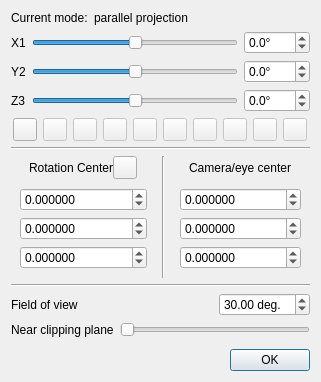
<?xml version="1.0" encoding="UTF-8"?>
<ui version="4.0">
 <class>CameraParamDlg</class>
 <widget class="QDialog" name="CameraParamDlg">
  <property name="geometry">
   <rect>
    <x>0</x>
    <y>0</y>
    <width>321</width>
    <height>382</height>
   </rect>
  </property>
  <property name="windowTitle">
   <string>Camera parameters</string>
  </property>
  <layout class="QVBoxLayout" name="verticalLayout_3">
   <item>
    <layout class="QHBoxLayout" name="horizontalLayout_4">
     <item>
      <widget class="QLabel" name="label_4">
       <property name="text">
        <string>Current mode:</string>
       </property>
      </widget>
     </item>
     <item>
      <widget class="QLabel" name="currentModeLabel">
       <property name="sizePolicy">
        <sizepolicy hsizetype="Expanding" vsizetype="Preferred">
         <horstretch>0</horstretch>
         <verstretch>0</verstretch>
        </sizepolicy>
       </property>
       <property name="text">
        <string>parallel projection</string>
       </property>
      </widget>
     </item>
    </layout>
   </item>
   <item>
    <widget class="QFrame" name="anglesFrame">
     <layout class="QGridLayout" name="gridLayout">
      <property name="leftMargin">
       <number>0</number>
      </property>
      <property name="topMargin">
       <number>0</number>
      </property>
      <property name="rightMargin">
       <number>0</number>
      </property>
      <property name="bottomMargin">
       <number>0</number>
      </property>
      <item row="0" column="1">
       <widget class="QSlider" name="psiSlider">
        <property name="minimumSize">
         <size>
          <width>120</width>
          <height>0</height>
         </size>
        </property>
        <property name="toolTip">
         <string>First rotation: around X</string>
        </property>
        <property name="minimum">
         <number>-1800</number>
        </property>
        <property name="maximum">
         <number>1800</number>
        </property>
        <property name="singleStep">
         <number>10</number>
        </property>
        <property name="pageStep">
         <number>100</number>
        </property>
        <property name="orientation">
         <enum>Qt::Horizontal</enum>
        </property>
       </widget>
      </item>
      <item row="0" column="2">
       <widget class="QDoubleSpinBox" name="psiSpinBox">
        <property name="toolTip">
         <string>First rotation: around X</string>
        </property>
        <property name="suffix">
         <string>°</string>
        </property>
        <property name="decimals">
         <number>1</number>
        </property>
        <property name="minimum">
         <double>-180.000000000000000</double>
        </property>
        <property name="maximum">
         <double>180.000000000000000</double>
        </property>
        <property name="singleStep">
         <double>0.100000000000000</double>
        </property>
       </widget>
      </item>
      <item row="0" column="0">
       <widget class="QLabel" name="label_3">
        <property name="toolTip">
         <string>Third rotation: around the camera X axis (horizontal if phi = 0 and theta = 0)</string>
        </property>
        <property name="text">
         <string>X1</string>
        </property>
       </widget>
      </item>
      <item row="2" column="1">
       <widget class="QSlider" name="thetaSlider">
        <property name="minimumSize">
         <size>
          <width>120</width>
          <height>0</height>
         </size>
        </property>
        <property name="toolTip">
         <string>Second rotation: around Y2 (i.e. after the rotation around X)</string>
        </property>
        <property name="minimum">
         <number>-1800</number>
        </property>
        <property name="maximum">
         <number>1800</number>
        </property>
        <property name="singleStep">
         <number>10</number>
        </property>
        <property name="pageStep">
         <number>100</number>
        </property>
        <property name="orientation">
         <enum>Qt::Horizontal</enum>
        </property>
       </widget>
      </item>
      <item row="2" column="2">
       <widget class="QDoubleSpinBox" name="thetaSpinBox">
        <property name="toolTip">
         <string>Second rotation: around Y2 (i.e. after the rotation around X)</string>
        </property>
        <property name="suffix">
         <string>°</string>
        </property>
        <property name="decimals">
         <number>1</number>
        </property>
        <property name="minimum">
         <double>-180.000000000000000</double>
        </property>
        <property name="maximum">
         <double>180.000000000000000</double>
        </property>
        <property name="singleStep">
         <double>0.100000000000000</double>
        </property>
       </widget>
      </item>
      <item row="2" column="0">
       <widget class="QLabel" name="label">
        <property name="toolTip">
         <string>Second rotation: around the camera Y axis (vertical if phi = 0)</string>
        </property>
        <property name="text">
         <string>Y2</string>
        </property>
       </widget>
      </item>
      <item row="3" column="1">
       <widget class="QSlider" name="phiSlider">
        <property name="minimumSize">
         <size>
          <width>120</width>
          <height>0</height>
         </size>
        </property>
        <property name="toolTip">
         <string>Third rotation: around Z3 (i.e. after the rotation around X1 and Y2)</string>
        </property>
        <property name="minimum">
         <number>-1800</number>
        </property>
        <property name="maximum">
         <number>1800</number>
        </property>
        <property name="singleStep">
         <number>10</number>
        </property>
        <property name="pageStep">
         <number>100</number>
        </property>
        <property name="orientation">
         <enum>Qt::Horizontal</enum>
        </property>
       </widget>
      </item>
      <item row="3" column="0">
       <widget class="QLabel" name="label_2">
        <property name="toolTip">
         <string>First rotation: around the camera Z axis (normal to the screen)</string>
        </property>
        <property name="text">
         <string>Z3</string>
        </property>
       </widget>
      </item>
      <item row="3" column="2">
       <widget class="QDoubleSpinBox" name="phiSpinBox">
        <property name="toolTip">
         <string>Third rotation: around Z3 (i.e. after the rotation around X1 and Y2)</string>
        </property>
        <property name="suffix">
         <string>°</string>
        </property>
        <property name="decimals">
         <number>1</number>
        </property>
        <property name="minimum">
         <double>-180.000000000000000</double>
        </property>
        <property name="maximum">
         <double>180.000000000000000</double>
        </property>
        <property name="singleStep">
         <double>0.100000000000000</double>
        </property>
       </widget>
      </item>
     </layout>
    </widget>
   </item>
   <item>
    <layout class="QHBoxLayout" name="horizontalLayout_9">
     <item>
      <spacer name="horizontalSpacer">
       <property name="orientation">
        <enum>Qt::Horizontal</enum>
       </property>
       <property name="sizeHint" stdset="0">
        <size>
         <width>40</width>
         <height>20</height>
        </size>
       </property>
      </spacer>
     </item>
     <item>
      <widget class="QToolButton" name="pushMatrixToolButton">
       <property name="toolTip">
        <string>Push current camera orientation</string>
       </property>
       <property name="statusTip">
        <string>Push current camera orientation</string>
       </property>
       <property name="icon">
        <iconset>
         <normaloff>:/CC/images/smallBasket.png</normaloff>:/CC/images/smallBasket.png</iconset>
       </property>
      </widget>
     </item>
     <item>
      <widget class="QFrame" name="buttonsFrame">
       <property name="enabled">
        <bool>false</bool>
       </property>
       <property name="frameShape">
        <enum>QFrame::NoFrame</enum>
       </property>
       <layout class="QHBoxLayout" name="horizontalLayout_8">
        <property name="leftMargin">
         <number>0</number>
        </property>
        <property name="topMargin">
         <number>0</number>
        </property>
        <property name="rightMargin">
         <number>0</number>
        </property>
        <property name="bottomMargin">
         <number>0</number>
        </property>
        <item>
         <widget class="QToolButton" name="revertMatrixToolButton">
          <property name="toolTip">
           <string>Revert to previously stored camera orientation</string>
          </property>
          <property name="statusTip">
           <string>Revert to previously stored camera orientation</string>
          </property>
          <property name="icon">
           <iconset>
            <normaloff>:/CC/images/smallRevert.png</normaloff>:/CC/images/smallRevert.png</iconset>
          </property>
         </widget>
        </item>
        <item>
         <widget class="QToolButton" name="viewUpToolButton">
          <property name="toolTip">
           <string>Set 'up' view</string>
          </property>
          <property name="statusTip">
           <string>Set 'up' view</string>
          </property>
          <property name="icon">
           <iconset>
            <normaloff>:/CC/images/ccViewZpos.png</normaloff>:/CC/images/ccViewZpos.png</iconset>
          </property>
         </widget>
        </item>
        <item>
         <widget class="QToolButton" name="viewDownToolButton">
          <property name="toolTip">
           <string>Set 'down' view</string>
          </property>
          <property name="statusTip">
           <string>Set 'down' view</string>
          </property>
          <property name="icon">
           <iconset>
            <normaloff>:/CC/images/ccViewZneg.png</normaloff>:/CC/images/ccViewZneg.png</iconset>
          </property>
         </widget>
        </item>
        <item>
         <widget class="QToolButton" name="viewLeftToolButton">
          <property name="toolTip">
           <string>Set 'left' view</string>
          </property>
          <property name="statusTip">
           <string>Set 'left' view</string>
          </property>
          <property name="icon">
           <iconset>
            <normaloff>:/CC/images/ccViewXpos.png</normaloff>:/CC/images/ccViewXpos.png</iconset>
          </property>
         </widget>
        </item>
        <item>
         <widget class="QToolButton" name="viewRightToolButton">
          <property name="toolTip">
           <string>Set 'right' view</string>
          </property>
          <property name="statusTip">
           <string>Set 'right' view</string>
          </property>
          <property name="icon">
           <iconset>
            <normaloff>:/CC/images/ccViewXneg.png</normaloff>:/CC/images/ccViewXneg.png</iconset>
          </property>
         </widget>
        </item>
        <item>
         <widget class="QToolButton" name="viewFrontToolButton">
          <property name="toolTip">
           <string>Set 'front' view</string>
          </property>
          <property name="statusTip">
           <string>Set 'front' view</string>
          </property>
          <property name="icon">
           <iconset>
            <normaloff>:/CC/images/ccViewYpos.png</normaloff>:/CC/images/ccViewYpos.png</iconset>
          </property>
         </widget>
        </item>
        <item>
         <widget class="QToolButton" name="viewBackToolButton">
          <property name="toolTip">
           <string>Set 'back' view</string>
          </property>
          <property name="statusTip">
           <string>Set 'back' view</string>
          </property>
          <property name="icon">
           <iconset>
            <normaloff>:/CC/images/ccViewYneg.png</normaloff>:/CC/images/ccViewYneg.png</iconset>
          </property>
         </widget>
        </item>
        <item>
         <widget class="QToolButton" name="viewIso1ToolButton">
          <property name="toolTip">
           <string>Set 'front' isometric view</string>
          </property>
          <property name="statusTip">
           <string>Set 'front' isometric view</string>
          </property>
          <property name="icon">
           <iconset>
            <normaloff>:/CC/images/ccViewIso1.png</normaloff>:/CC/images/ccViewIso1.png</iconset>
          </property>
         </widget>
        </item>
        <item>
         <widget class="QToolButton" name="viewIso2ToolButton">
          <property name="toolTip">
           <string>Set 'back' isometric view</string>
          </property>
          <property name="statusTip">
           <string>Set 'back' isometric view</string>
          </property>
          <property name="icon">
           <iconset>
            <normaloff>:/CC/images/ccViewIso2.png</normaloff>:/CC/images/ccViewIso2.png</iconset>
          </property>
         </widget>
        </item>
       </layout>
      </widget>
     </item>
     <item>
      <spacer name="horizontalSpacer_2">
       <property name="orientation">
        <enum>Qt::Horizontal</enum>
       </property>
       <property name="sizeHint" stdset="0">
        <size>
         <width>40</width>
         <height>20</height>
        </size>
       </property>
      </spacer>
     </item>
    </layout>
   </item>
   <item>
    <widget class="Line" name="line_3">
     <property name="orientation">
      <enum>Qt::Horizontal</enum>
     </property>
    </widget>
   </item>
   <item>
    <layout class="QHBoxLayout" name="horizontalLayout_3">
     <item>
      <layout class="QVBoxLayout" name="verticalLayout_2">
       <property name="spacing">
        <number>0</number>
       </property>
       <item>
        <layout class="QHBoxLayout" name="horizontalLayout_2">
         <item>
          <spacer name="horizontalSpacer_7">
           <property name="orientation">
            <enum>Qt::Horizontal</enum>
           </property>
           <property name="sizeHint" stdset="0">
            <size>
             <width>40</width>
             <height>20</height>
            </size>
           </property>
          </spacer>
         </item>
         <item>
          <widget class="QLabel" name="label_9">
           <property name="text">
            <string>Rotation Center</string>
           </property>
           <property name="alignment">
            <set>Qt::AlignRight|Qt::AlignTrailing|Qt::AlignVCenter</set>
           </property>
          </widget>
         </item>
         <item>
          <widget class="QToolButton" name="pivotPickingToolButton">
           <property name="toolTip">
            <string>Pick a 3D point as rotation center</string>
           </property>
           <property name="text">
            <string/>
           </property>
           <property name="icon">
            <iconset>
             <normaloff>:/CC/images/ccPointPicking.png</normaloff>:/CC/images/ccPointPicking.png</iconset>
           </property>
           <property name="checkable">
            <bool>true</bool>
           </property>
          </widget>
         </item>
         <item>
          <spacer name="horizontalSpacer_6">
           <property name="orientation">
            <enum>Qt::Horizontal</enum>
           </property>
           <property name="sizeHint" stdset="0">
            <size>
             <width>40</width>
             <height>20</height>
            </size>
           </property>
          </spacer>
         </item>
        </layout>
       </item>
       <item>
        <widget class="QFrame" name="rotationCenterFrame">
         <layout class="QVBoxLayout" name="verticalLayout_4">
          <item>
           <widget class="QDoubleSpinBox" name="rcxDoubleSpinBox">
            <property name="decimals">
             <number>6</number>
            </property>
            <property name="minimum">
             <double>-999999999.000000000000000</double>
            </property>
            <property name="maximum">
             <double>999999999.000000000000000</double>
            </property>
           </widget>
          </item>
          <item>
           <widget class="QDoubleSpinBox" name="rcyDoubleSpinBox">
            <property name="decimals">
             <number>6</number>
            </property>
            <property name="minimum">
             <double>-999999999.000000000000000</double>
            </property>
            <property name="maximum">
             <double>999999999.000000000000000</double>
            </property>
           </widget>
          </item>
          <item>
           <widget class="QDoubleSpinBox" name="rczDoubleSpinBox">
            <property name="decimals">
             <number>6</number>
            </property>
            <property name="minimum">
             <double>-999999999.000000000000000</double>
            </property>
            <property name="maximum">
             <double>999999999.000000000000000</double>
            </property>
           </widget>
          </item>
         </layout>
        </widget>
       </item>
      </layout>
     </item>
     <item>
      <widget class="Line" name="line">
       <property name="orientation">
        <enum>Qt::Vertical</enum>
       </property>
      </widget>
     </item>
     <item>
      <layout class="QVBoxLayout" name="verticalLayout">
       <property name="spacing">
        <number>0</number>
       </property>
       <item>
        <layout class="QHBoxLayout" name="horizontalLayout">
         <item>
          <spacer name="horizontalSpacer_9">
           <property name="orientation">
            <enum>Qt::Horizontal</enum>
           </property>
           <property name="sizeHint" stdset="0">
            <size>
             <width>40</width>
             <height>20</height>
            </size>
           </property>
          </spacer>
         </item>
         <item>
          <widget class="QLabel" name="label_13">
           <property name="text">
            <string>Camera/eye center</string>
           </property>
           <property name="alignment">
            <set>Qt::AlignRight|Qt::AlignTrailing|Qt::AlignVCenter</set>
           </property>
          </widget>
         </item>
         <item>
          <spacer name="horizontalSpacer_3">
           <property name="orientation">
            <enum>Qt::Horizontal</enum>
           </property>
           <property name="sizeHint" stdset="0">
            <size>
             <width>40</width>
             <height>20</height>
            </size>
           </property>
          </spacer>
         </item>
        </layout>
       </item>
       <item>
        <widget class="QFrame" name="eyePositionFrame">
         <layout class="QVBoxLayout" name="verticalLayout_5">
          <item>
           <widget class="QDoubleSpinBox" name="exDoubleSpinBox">
            <property name="decimals">
             <number>6</number>
            </property>
            <property name="minimum">
             <double>-999999999.000000000000000</double>
            </property>
            <property name="maximum">
             <double>999999999.000000000000000</double>
            </property>
           </widget>
          </item>
          <item>
           <widget class="QDoubleSpinBox" name="eyDoubleSpinBox">
            <property name="decimals">
             <number>6</number>
            </property>
            <property name="minimum">
             <double>-999999999.000000000000000</double>
            </property>
            <property name="maximum">
             <double>999999999.000000000000000</double>
            </property>
           </widget>
          </item>
          <item>
           <widget class="QDoubleSpinBox" name="ezDoubleSpinBox">
            <property name="decimals">
             <number>6</number>
            </property>
            <property name="minimum">
             <double>-999999999.000000000000000</double>
            </property>
            <property name="maximum">
             <double>999999999.000000000000000</double>
            </property>
           </widget>
          </item>
         </layout>
        </widget>
       </item>
      </layout>
     </item>
    </layout>
   </item>
   <item>
    <widget class="Line" name="line_2">
     <property name="orientation">
      <enum>Qt::Horizontal</enum>
     </property>
    </widget>
   </item>
   <item>
    <layout class="QHBoxLayout" name="horizontalLayout_11">
     <item>
      <widget class="QLabel" name="label_8">
       <property name="toolTip">
        <string>f.o.v. (perspective mode only)</string>
       </property>
       <property name="text">
        <string>Field of view</string>
       </property>
      </widget>
     </item>
     <item>
      <spacer name="horizontalSpacer_8">
       <property name="orientation">
        <enum>Qt::Horizontal</enum>
       </property>
       <property name="sizeHint" stdset="0">
        <size>
         <width>40</width>
         <height>20</height>
        </size>
       </property>
      </spacer>
     </item>
     <item>
      <widget class="QDoubleSpinBox" name="fovDoubleSpinBox">
       <property name="suffix">
        <string> deg.</string>
       </property>
       <property name="minimum">
        <double>0.010000000000000</double>
       </property>
       <property name="maximum">
        <double>180.000000000000000</double>
       </property>
       <property name="value">
        <double>30.000000000000000</double>
       </property>
      </widget>
     </item>
    </layout>
   </item>
   <item>
    <layout class="QHBoxLayout" name="horizontalLayout_5">
     <item>
      <widget class="QLabel" name="label_5">
       <property name="toolTip">
        <string>Relative position (zNear)</string>
       </property>
       <property name="text">
        <string>Near clipping plane</string>
       </property>
      </widget>
     </item>
     <item>
      <widget class="QSlider" name="zNearHorizontalSlider">
       <property name="minimum">
        <number>0</number>
       </property>
       <property name="maximum">
        <number>150</number>
       </property>
       <property name="value">
        <number>0</number>
       </property>
       <property name="orientation">
        <enum>Qt::Horizontal</enum>
       </property>
      </widget>
     </item>
    </layout>
   </item>
   <item>
    <spacer name="verticalSpacer_2">
     <property name="orientation">
      <enum>Qt::Vertical</enum>
     </property>
     <property name="sizeHint" stdset="0">
      <size>
       <width>20</width>
       <height>40</height>
      </size>
     </property>
    </spacer>
   </item>
   <item>
    <widget class="QDialogButtonBox" name="buttonBox">
     <property name="orientation">
      <enum>Qt::Horizontal</enum>
     </property>
     <property name="standardButtons">
      <set>QDialogButtonBox::Ok</set>
     </property>
    </widget>
   </item>
  </layout>
 </widget>
 <resources/>
 <connections>
  <connection>
   <sender>buttonBox</sender>
   <signal>accepted()</signal>
   <receiver>CameraParamDlg</receiver>
   <slot>accept()</slot>
   <hints>
    <hint type="sourcelabel">
     <x>248</x>
     <y>254</y>
    </hint>
    <hint type="destinationlabel">
     <x>157</x>
     <y>274</y>
    </hint>
   </hints>
  </connection>
  <connection>
   <sender>buttonBox</sender>
   <signal>rejected()</signal>
   <receiver>CameraParamDlg</receiver>
   <slot>reject()</slot>
   <hints>
    <hint type="sourcelabel">
     <x>316</x>
     <y>260</y>
    </hint>
    <hint type="destinationlabel">
     <x>286</x>
     <y>274</y>
    </hint>
   </hints>
  </connection>
 </connections>
</ui>
